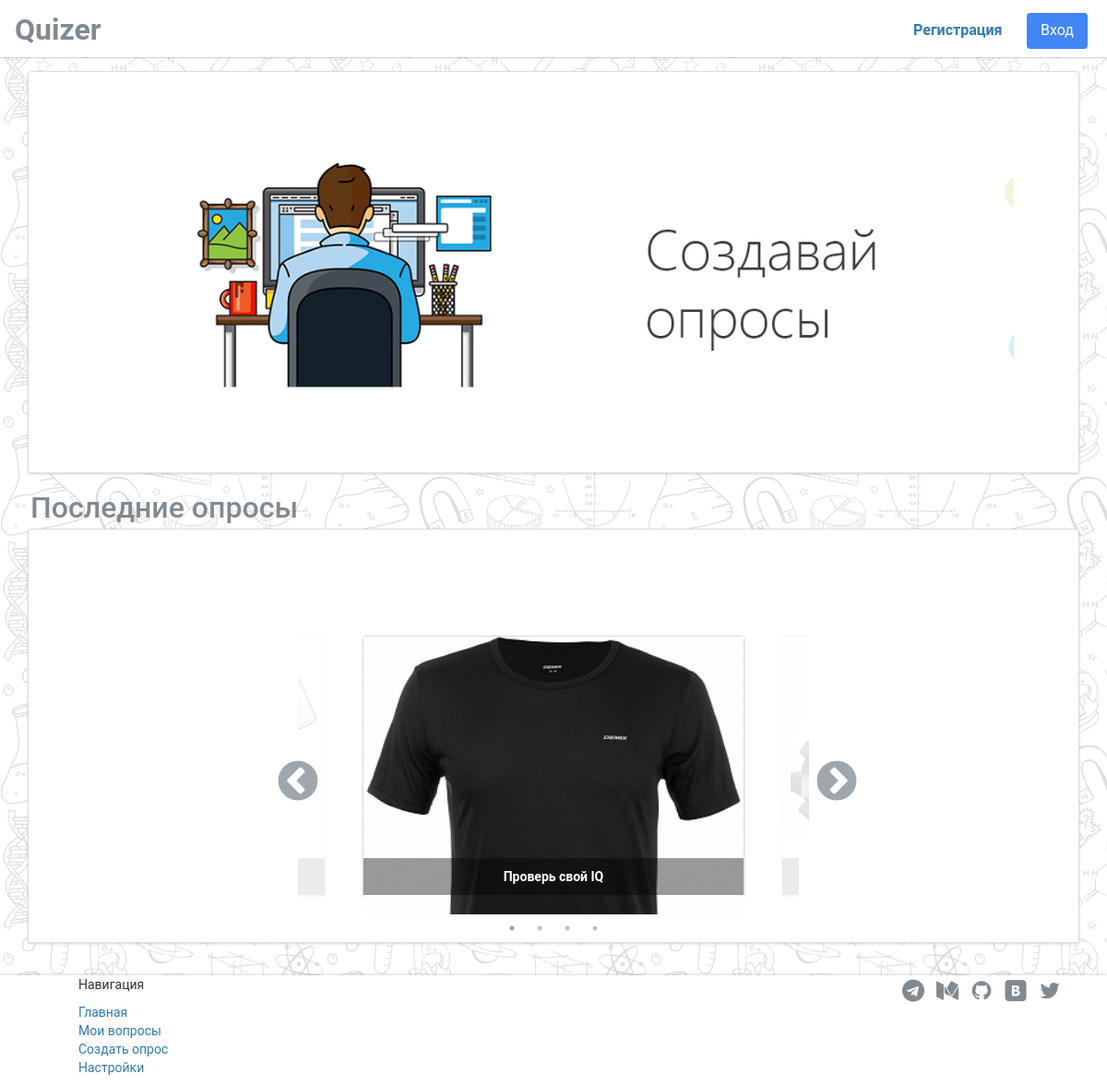
The page / on the database its author committed.
### tables this page shows
CREATE TABLE `surveys` (
  `id` int(11) NOT NULL,
  `title` varchar(128) NOT NULL,
  `user_id` int(16) NOT NULL,
  `privacy` int(2) NOT NULL DEFAULT '0',
  `privacy_password` varchar(32) NOT NULL,
  `avatar` int(2) NOT NULL DEFAULT '0'
);

### db.php (called while the page is built, shortened)
<?php
class DB {
	private $host = 'localhost';
	private $user = 'root';
	private $passwd = '';
	private $dbname = 'diplom';
	public $db;
	function __construct() {
		$this->db = new mysqli($this->host, $this->user, $this->passwd, $this->dbname);
		$this->db->query("SET NAMES utf8");
	}
	function DQ($queryString) {
		$this->result = $this->db->query($queryString);
		return $this->result;
	}
	function DF($resultQuery) {
		return $resultQuery->fetch_assoc();
	}
}

### templater.php (called while the page is built, shortened)
<?php
require_once('db.php');
class Templater {
	private $db;
	function __construct() {
		$this->db = new DB();
	}
	function getTemplate($title='', $content='') {
		$template = file_get_contents('template.tpl');
		$template = str_replace('{{%title%}}', $title, $template);
		$template = str_replace('{{%content%}}', $content, $template);
		$menu = file_get_contents('templates/nologinmenu.tpl');
		$template = str_replace('{{%nav-menu%}}', $menu, $template);
		if(isset($_SESSION['id_user'])) {
			$selUser = $this->db->DQ("SELECT * FROM `users` WHERE `id` = '".$_SESSION['id_user']."'");
			$fUser = $this->db->DF($selUser);
			$formAuth = file_get_contents('templates/menu.tpl');
			$template = str_replace('{{%enter-auth%}}', $formAuth, $template);
			if($fUser['avatar'] == 1) {
				$avatar = 'img/avatars/'.$_SESSION['id_user'].'/avatar.jpg';
			} else {
				$avatar = 'img/avatars/default.png';
			}
			$template = str_replace('{{%avatar%}}', $avatar, $template);
		} else {
			$formAuth = file_get_contents('templates/enter.tpl');
			$template = str_replace('{{%enter-auth%}}', $formAuth, $template);
		}
		return $template;
	}
}

### index.php (the view)
<?php
require_once('templater.php');
require_once('db.php');
$templater = new Templater();
$db = new DB();
$title = 'Главная страница';
$content = file_get_contents('templates/main/main.tpl');
$surveys = '';
$selSurveys = $db->DQ("SELECT * FROM `surveys` ORDER BY `id` DESC");
while($fSurveys = $db->DF($selSurveys)) {
	$surveys .= '<div class="wrapper"><div class="slide"><a href="survey.php?survey_id='.$fSurveys['id'].'"><div class="logo"><img src="img/surveys/'.$fSurveys['id'].'/logo.jpg"><div class="title">'.$fSurveys['title'].'</div></div></a></div></div>';
}
$content = str_replace('{{%surveys%}}', $surveys, $content);
echo $templater->getTemplate($title, $content);

### css/style.css (style rules this page uses)
html, body { margin: 0; padding: 0; }
body { background-image: url(../img/bg.png); }
* { box-sizing: border-box; }
.main-slider { width: 100%; height: 100%; }
.slider { width: 50%; margin: 100px auto; }
.slick-slide img { width: 100%; }
.nav-header { display: inline-block; line-height: 57px; font-size: 32px; }
nav.navbar { margin: 0; padding-top: 3px; }
ul.list-inline { margin: 0px; }
.nav-right { float: right; }
.list-inline { display: inline-block; }
.login-btn { background-color: #4285f4; border: none; color: #fff; padding: 8px 15px; text-align: center; text-decoration: none; font-size: 16px; margin-top: 10px; }
.reg-btn { font-size: 16px; margin-top: 10px; }
.surveys .logo { height: 280px; bottom: 0px; }
.surveys .slide { position: relative; }
.surveys .slide .title { position: absolute; text-align: center; bottom: 0px; background: rgba(0, 0, 0, 0.4); color: #fff; width: 100%; padding: 10px; font-weight: 700; }

### rows shown on the page
surveys: shows a picture, title "Проверь свой IQ"
surveys: shows a picture
surveys: shows a picture

### other values the page prints
$templater->getTemplate($title, $content) "Quizer Регистрация Вход Последние опросы Навигация Главная Мои вопросы Создать опрос Настройки"
